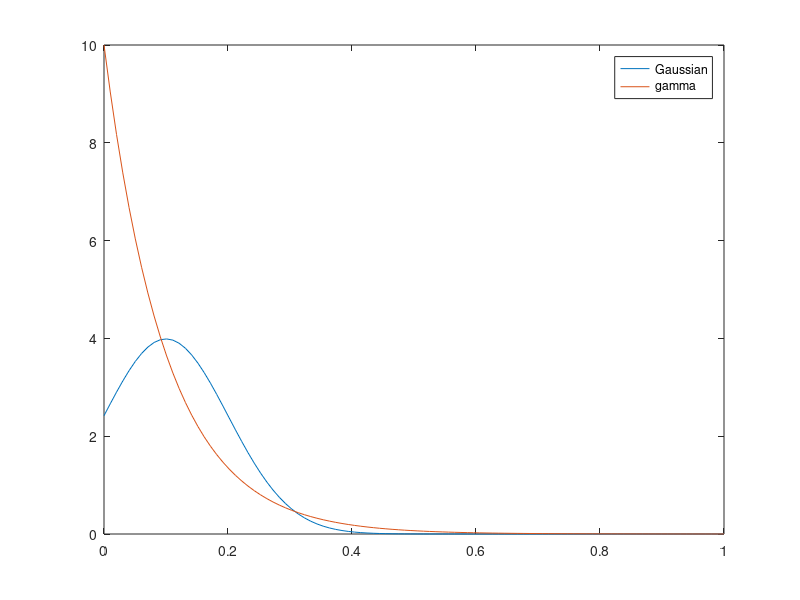

This figure's MATLAB source: (Note: this script raises an error after producing the figure.)
%

%%%%%%%%%%%%%%%%%%%%%%%%%%%%%%%%%%%%%%%%%%%%%%%%%%%%%%%%%%%%%%%%%%%%%%
% Matching gamma moments to a Gaussian
mean = 0.1
variance = 0.01
x = linspace(0,1,100)
px_gaussian = 1/sqrt(2*pi*variance).*exp(-0.5*(x-mean).^2/variance)
clf
plot(x,px_gaussian)
hold on
beta  = mean/variance
alpha = mean*beta
px_gamma = beta.^alpha/gamma(alpha).*x.^(alpha-1).*exp(-beta*x);
plot(x,px_gamma)
legend('Gaussian','gamma')
psi(alpha)-log(beta)

%%%%%%%%%%%%%%%%%%%%%%%%%%%%%%%%%%%%%%%%%%%%%%%%%%%%%%%%%%%%%%%%%%%%%%
% check new function  [f,g,Dh]=objectiveSubspaceGamma(x,M,F,y,reg1,bias,gain,variances)

obj = @objectiveSubspaceGamma;


obj = @objectiveExpectedLinear;

% number of channels and mean rate
N = 10;
p = 0.1;
% intensities (prior)
M = rand(N,1)*p;
% intensities (posterior)
x = rand(N,1)*p;
% gains
g = rand(N,1)*4;
% biases
b = rand(N,1);
% Covariance (made up)
C = diag(M.^2);
P = cinv(C);
F = chol(P);
% Boundary regularization
reg1 = 1e-4; 
v = diag(C);
r = (x + b).*g;    
y = poissrnd(r);
[f0,g0,Dh0]=obj(x,M,F,y,reg1,b,g,v);

% numerically check gradient
delta = 1e-6;
for i=1:N
    x2 = x(:);
    x2(i) = x2(i) + delta;
    [f2,g2,Dh2]=obj(x2,M,F,y,reg1,b,g,v);
    g_numeric(i) = (f2-f0)/delta;
end
g0'
g_numeric

% numerically check hessian diagonal
delta = 1e-6;
for i=1:N
    x2 = x(:);
    x2(i) = x2(i) + delta;
    [f2,g2,Dh2]=obj(x2,M,F,y,reg1,b,g,v);
    h_numeric(i,1:N) = (g2-g0)/delta;
end
Dh0
diag(h_numeric)-diag(P)


%{
% Check log-gamma expectation part of the objective function

% Calculation from objective function
xb = x   + b;
xr = xb .* g;
goodchannels = g>0.0;
sp           = (y>1e-3)&(goodchannels);
tau     = 1./v;
xbv     = xb.*tau;
beta    = xbv./g;
alpha   = xbv.*xb;
meanlnr = psi(alpha)-log(beta);
logsp   = sum(y(sp).*meanlnr(sp))

% Condensed function
flogsp   = @(x) sum(y.*(psi((x+b).^2./v)-log((x+b)./v./g)));
f0 = flogsp(x)

% numerically check gradient
delta = 1e-9;
for i=1:N
    x2 = x(:);
    x2(i) = x2(i) + delta;
    f2 = flogsp(x2);
    g_numeric(i) = (f2-f0)/delta;
end
g_numeric'

% Derivative from objective function
xbv2 = 2*xbv;
psi1 = psi(1,alpha);
xb1  = 1./xb;
dd   = xbv2.*psi1 - xb1;
dd   = y.*dd;
dd(~sp) = 0.0;
dd

% Condensed derivative (check is same)
dlogsp   = @(x) y.*((2.*(x+b)./v).*psi(1,(x+b).^2./v)-1./(x+b));
dlogsp(x)

% check matches numeric gradient
dlogsp(x)
g_numeric'

%}

